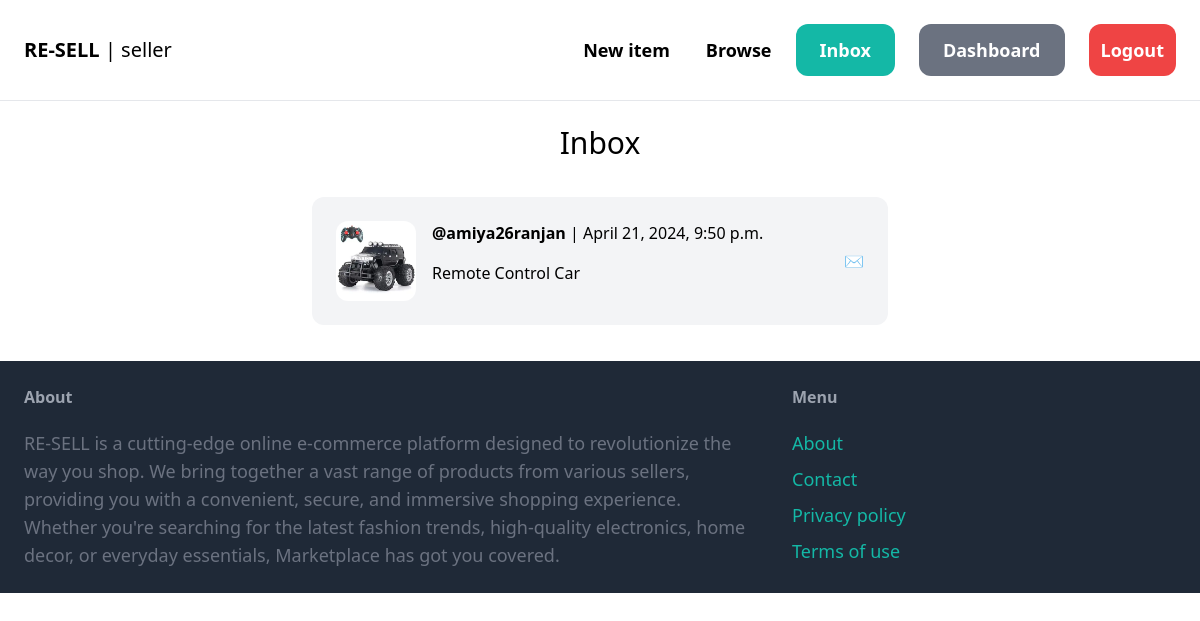
Screenshot of /inbox/ (signed in) with the database file from the repository.
### conversation/models.py (models this page shows, shortened)
class Conversation(models.Model):
    item = models.ForeignKey(Item, related_name='conversations', on_delete=models.CASCADE)
    members = models.ManyToManyField(User, related_name='conversations')
    created_at = models.DateTimeField(auto_now_add=True)
    modified_at = models.DateTimeField(auto_now=True)
    class Meta:
        ordering = ('-modified_at',)

### item/models.py (models this page shows, shortened)
class Item(models.Model):
    category = models.ForeignKey(Category, related_name='items', on_delete=models.CASCADE)
    name = models.CharField(max_length=255)
    description = models.TextField(blank=True,null=True)
    size = models.CharField(max_length=100,blank=True,null=True)
    color = models.CharField(max_length=100,blank=True,null=True)
    gender = models.CharField(max_length=100,blank=True,null=True)
    price=models.FloatField(default=0.0)
    image = models.ImageField(upload_to='item_images', blank=True, null=True)
    is_sold = models.BooleanField(default=False)
    created_by = models.ForeignKey(User, on_delete=models.CASCADE, related_name='items')
    created_at=models.DateTimeField(auto_now_add=True)

### conversation/views.py (the view)
# urls.py: path('', views.inbox, name='inbox'),
@login_required
def inbox(request):
    conversations = Conversation.objects.filter(members__in=[request.user.id])
    return render(request,'conversation/inbox.html',{
        'conversations':conversations,
    })

### conversation/templates/conversation/inbox.html (shortened to what this page needs)
{% extends 'core/base.html' %}
{% block content %}
<h1 class="mb-6 text-3xl text-center">Inbox</h1>
<div class="space-y-6">
    {% for conversation in conversations %}
        <a href="{% url 'conversation:detail' conversation.id %}" class="flex justify-center" >
            <div class="p-6 md:w-1/2 w-full flex justify-between items-center	 bg-gray-100 rounded-xl m-3 {% if conversation.item.created_by != request.user %} bg-green-100  {% else %} bg-blue-100 {% endif %} ">
                <div class="flex">
                    <div class="pr-4 md-shrink-0">
                        <img src="{{ conversation.item.image.url }}" class="w-20 rounded-xl" alt="image">
                   </div>
                   <div>
                       {% for member in conversation.members.all %}
                           {% if member != request.user %}
                               <p class="mb-4"><strong>@{{ member.username }}</strong> | {{ conversation.modified_at }}</p>
                               <p>{{ conversation.item.name }}</p>
                           {% endif %}
                       {% endfor %}
                   </div>
                </div>
                <div>
                    <h3>✉️</h3>
                </div>
            </div>
        </a>
    {% endfor %}
</div>
{% endblock %}

### core/templates/core/base.html (shortened to what this page needs)
{% load static %}
<!DOCTYPE html>
<html lang="en">
<head>
    <script src="https://cdn.tailwindcss.com"></script>
</head>
<body class="dark:bg-gray-900">
    <nav class="dark:text-white py-6 sm:px-6 w-full sm:flex flex-wrap justify-between items-center border-b border-gray-200">
            <a href="/" class="md:text-xl font-semibold ">RE-SELL<span class="font-light"> | {{ request.user.username }}</span></a>
        <div class="md:flex  md:space-x-6">
            <div class="flex items-center justify-end sm:space-x-6">
                <a href="{% url 'item:new' %}" class=" m-3 sm:text-lg font-semibold hover:text-gray-500">New item</a>
                <a href="{% url 'item:items' %}" class=" m-3 sm:text-lg font-semibold hover:text-gray-500">Browse</a>
            </div>
            {% if request.user.is_authenticated %}
                <div class="flex items-center justify-center sm:space-x-6 space-x-3">
                    <a href="{% url 'conversation:inbox' %}" class="px-6   sm:py-3 sm:text-lg font-semibold bg-teal-500 text-white rounded-xl hover:bg-teal-700">Inbox</a>
                    <a href="{% url 'dashboard:index' %}" class="px-6  sm:py-3 sm:text-lg font-semibold bg-gray-500 text-white rounded-xl hover:bg-gray-700">Dashboard</a>
                    <a href="{% url 'core:logout' %}" class="px-3  sm:py-3 sm:text-lg font-semibold bg-red-500 text-white rounded-xl hover:bg-red-700">Logout</a>
                </div>
            {% endif %}
        </div>
    </nav>
    <div class="px-6 py-6">
        {% block content %}
        {% endblock %}
    </div>
    <footer  class="py-6 px-6 flex justify-between bg-gray-800">
        <div class="w-2/3 pr-10">
            <h3 class="mb-5 font-semibold text-gray-400">About</h3>
            <p class="text-lg text-gray-500 break-words">
                RE-SELL is a cutting-edge online e-commerce platform designed to revolutionize the way you shop. We bring together a vast range of products from various sellers, providing you with a convenient, secure, and immersive shopping experience. Whether you're searching for the latest fashion trends, high-quality electronics, home decor, or everyday essentials, Marketplace has got you covered.
            </p>
        </div>
        <div class="w-1/3">
            <h3 class="mb-5 font-semibold text-gray-400">Menu</h3>
            <ul class="space-y-2">
                <li><a href="#" class="text-lg text-teal-500 hover:text-teal-700">About</a></li>
                <li><a href="{% url 'core:contact' %}" class="text-lg text-teal-500 hover:text-teal-700">Contact</a></li>
                <li><a href="#" class="text-lg text-teal-500 hover:text-teal-700">Privacy policy</a></li>
                <li><a href="#" class="text-lg text-teal-500 hover:text-teal-700">Terms of use</a></li>
            </ul>
        </div>
    </footer>
</body>
</html>

### rows the page displays
Conversation: item.image (picture), modified_at "April 21, 2024, 9:50 p.m.", item.name "Remote Control Car"

### other values shown
{{ request.user.username }} "seller"
{{ member.username }} "amiya26ranjan"
